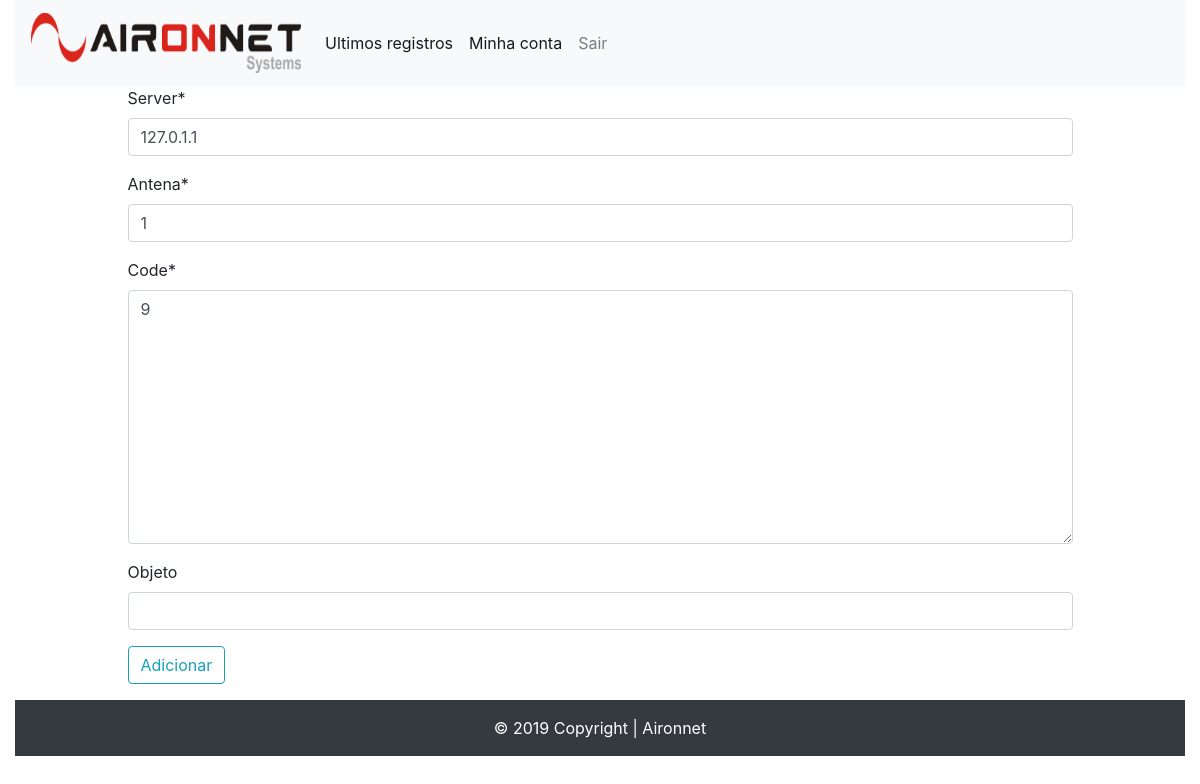
Page /lista/cadastro/169 (signed in) on the committed database.
### list/models.py (models this page shows, shortened)
class Objeto(models.Model):
	server = models.CharField(max_length=15)
	antena = models.CharField(max_length=10)
	date = models.DateTimeField(default=datetime.now)
	code = models.TextField()
	objeto = models.CharField(max_length=100)

### list/views.py (the view)
# urls.py: path('lista/cadastro/<int:id>', views.add, name='add-objeto'),
@login_required
def add(request, id):
	objt = get_object_or_404(Objeto, pk=id)
	hist = Historico.objects.filter(code=objt.code).last()
	formHist = HistForm(instance=hist)
	form = ObjForm(instance=objt)
	template_name = 'add.html'
	if request.method == 'POST':
		form = ObjForm(request.POST, instance=objt)
		if form.is_valid():
			hist.objeto = objt.objeto
			hist.save()
			objt.save()
			return redirect('/lista')
		else:
			return render(request, template_name, {'form':form})
	else:
		return render(request, template_name, {'form': form})

### list/forms.py
class ObjForm(forms.ModelForm):
	objeto = forms.CharField(max_length=100, required=False)
	class Meta:
		model = Objeto
		fields = ('server', 'antena', 'code', 'objeto')

### list/templates/add.html (shortened to what this page needs)
{% extends 'base.html' %}
{% load crispy_forms_tags %}
{% block content %}
<div class="offset-1 col-10 list-div">
	<form method="POST">
		{{ form|crispy }}
		<button class="btn btn-outline-info my-2 my-sm-0" type="submit" onclick="return confirm('Adicionar objeto ?')">Adicionar</button>
	</form>
</div>
{% endblock %}

### list/static/css/style.css (style rules this page uses)
button { border:none; cursor: pointer; }

### rows in the picture
Objeto: server "127.0.1.1", antena "1", code "9"
